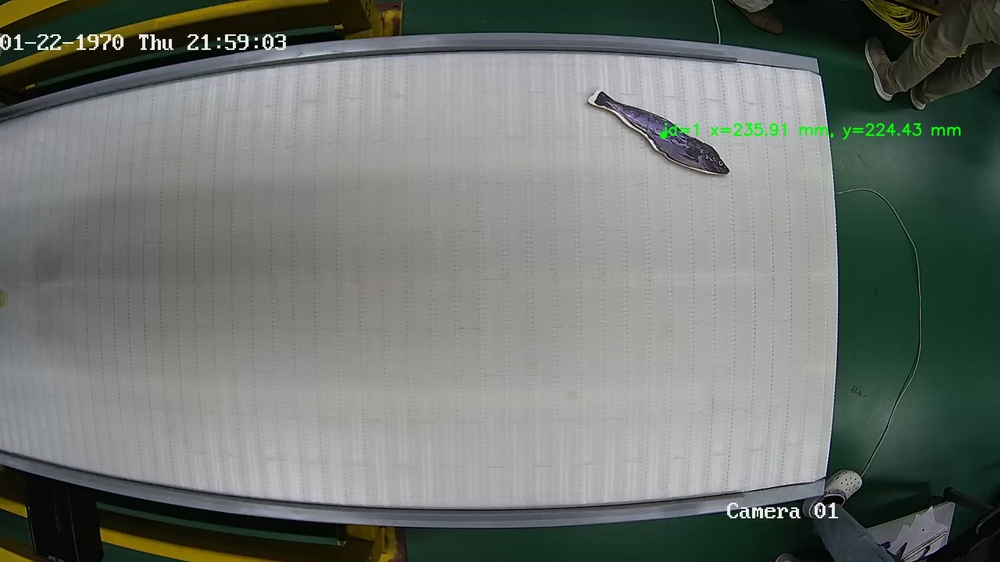
#> input picture frame_0.jpg, 1000 x 562 px, shrunk from 1920 x 1080 before the run
$ python opencv_undistort_frame_cpu.py
#> lines starting #> are read from the running program, lines starting #| are printed output that depends on the picture
### camera_calib.py
import json
import os
import pickle

import cv2
import numpy as np
import time

def undistort_frame(distorted_img_filename, path_to_calib_file, result_folder=""):
    """Функция для выправления кадра на основе матрицы камеры
    которой был сделан кадр и вектора ее дисторсий.

    Parameters
    ----------
    distorted_img_filename : str
        путь к файлу кадра, который нужно распрямить.
    path_to_calib_file : str
        путь к файлу каллибровки камеры в формате pickle (*.p) или json(*.json)
    result_folder : str, optional
        путь к папке в которую будет сохраняться результат, by default ''
        Если данной папки не существует, она будет создана.

    Raises
    ------
    ValueError
        Поднимает ошибку если path_to_calib_file не ведет к файлу с расширением
        pickle (*.p) или json(*.json)
    """
#> called with distorted_img_filename = 'frame_0.jpg', path_to_calib_file = 'camera_calib.json', result_folder = ''

    mtx, dist = read_camera_calibration(path_to_calib_file)
#> (reads camera_calib.json from the repository)

    distorted_image = cv2.imread(distorted_img_filename)
#> distorted_image is the input picture: shape (562, 1000, 3); mean B, G, R 111.8, 117, 110.9
    height, width = distorted_image.shape[:2]
#> height = 562; width = 1000

    # Refine camera matrix
    # Returns optimal camera matrix and a rectangular region of interest
    # смотрим для подробностей "What does the getOptimalNewCameraMatrix do in OpenCV?"
    # в "полезные ссылки.txt"

    for i in range(0, 100):
        start = time.time()
        optimal_camera_matrix, roi_0 = cv2.getOptimalNewCameraMatrix(
            mtx, dist, (width, height), 0, (width, height)
        )

        undistorted_image = cv2.undistort(
            distorted_image, mtx, dist, None, optimal_camera_matrix
        )
        end = time.time()
        print(1 / (end - start))
#> this loop made 100 passes
#> pass 1, in undistort_frame, `undistorted_image = cv2.undistort( distorted_image, mtx, dist, None, o..`:
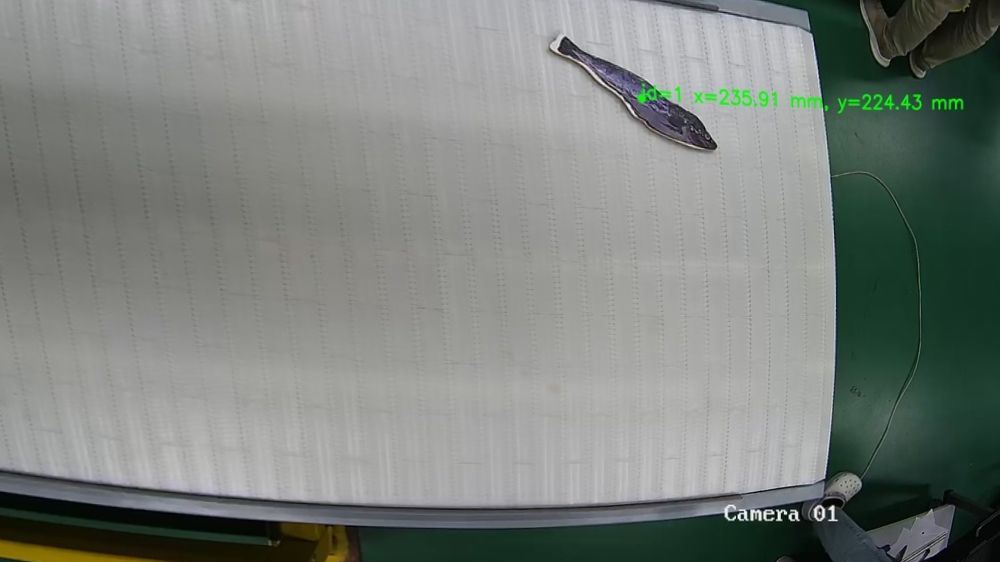
#> undistorted_image: shape (562, 1000, 3); mean B, G, R 125.1, 129.7, 123.9

    # Create the output file name by removing the '.jpg' part
    img_name = os.path.split(distorted_img_filename)[-1]
    img_name, img_ext = os.path.splitext(img_name)
    img_name = img_name + "_undistorted" + img_ext

    if result_folder:
        if not os.path.exists(result_folder):
            os.makedirs(result_folder)

    new_filename = os.path.join(result_folder, img_name)

    # Save the undistorted image
    cv2.imwrite(new_filename, undistorted_image)
    print(f"Undistorted image: {new_filename}")


def read_camera_calibration(path_to_calib_file):
    ext = os.path.splitext(path_to_calib_file)[-1]
    if ext == ".p":
        calib_result = pickle.load(open(path_to_calib_file, "rb"))
    elif ext == ".json":
        with open(path_to_calib_file, "r") as data:
            calib_result = json.load(data)
    else:
        raise ValueError(
            "camera_calib путь к файлу калибровки \
        камеры в формате *.json или *.p для pickle"
        )

    # восстановление параметров калибровки
    mtx = np.array(calib_result["mtx"])
    dist = np.array(calib_result["dist"])
    return mtx, dist

### opencv_undistort_frame_cpu.py
import camera_calib

# путь к файлу с фото, которое мы хотим выправить
distorted_img_filename = "frame_0.jpg"

# путь к файлу калибровки камеры в формате *.json или *.p для pickle'
calibration_file = "camera_calib.json"

# работа скрипта
camera_calib.undistort_frame(distorted_img_filename, calibration_file)
